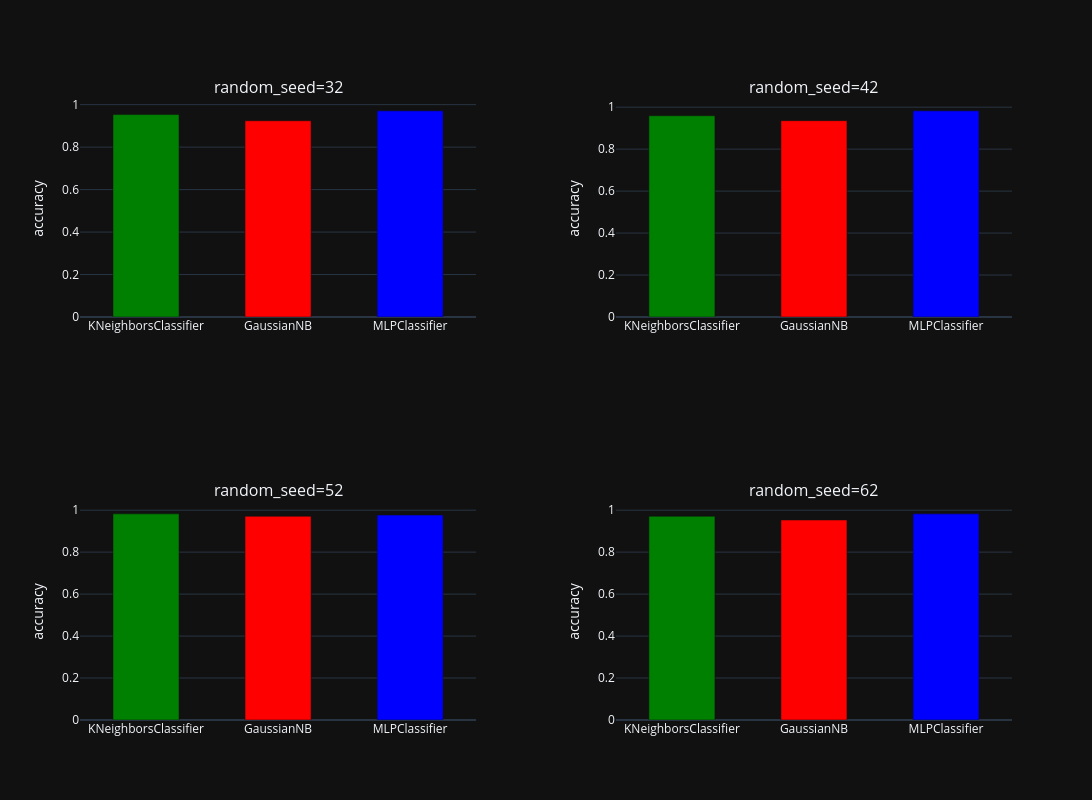

Here is the notebook cell this chart was saved with:
### Code cell
fig = make_subplots(
    rows=2, cols=2,
    subplot_titles=[f'random_seed={x}' for x in df["random_seed"].unique()],
    horizontal_spacing=0.15,
    vertical_spacing=0.3
)
colors = { "KNeighborsClassifier": "green", "GaussianNB": "red", "MLPClassifier": "blue"}
bar_colors = [colors[color] for color in colors]


for i,rand in enumerate([32,42,52,62]):
  row = i // 2 + 1
  col = i % 2 + 1
  df_with_rand = df[df['random_seed'] == rand]
  fig.add_trace(go.Bar(x=df_with_rand['algorithm'],y=df_with_rand['accuracy'], name=f'accuracy with random_seed = {rand}',marker_color=bar_colors),row=row, col=col)

fig.update_layout(
    bargap=0.5,
    height=800,
    width=1200,
    showlegend=False,
    template="plotly_dark"
)
fig.update_yaxes(title_text="accuracy", row=1, col=1)
fig.update_yaxes(title_text="accuracy", row=1, col=2)
fig.update_yaxes(title_text="accuracy", row=2, col=1)
fig.update_yaxes(title_text="accuracy", row=2, col=2)


fig.show()

### Figure 1 — Plotly figure (JSON) as saved in the notebook; plotly's stock layout.template omitted (floating-point values rounded to 4 significant figures)
{"data": [{"marker": {"color": ["green", "red", "blue"]}, "name": "accuracy with random_seed = 32", "x": ["KNeighborsClassifier", "GaussianNB", "MLPClassifier"], "y": [0.9532, 0.924, 0.9708], "type": "bar", "xaxis": "x", "yaxis": "y"}, {"marker": {"color": ["green", "red", "blue"]}, "name": "accuracy with random_seed = 42", "x": ["KNeighborsClassifier", "GaussianNB", "MLPClassifier"], "y": [0.9591, 0.9357, 0.9825], "type": "bar", "xaxis": "x2", "yaxis": "y2"}, {"marker": {"color": ["green", "red", "blue"]}, "name": "accuracy with random_seed = 52", "x": ["KNeighborsClassifier", "GaussianNB", "MLPClassifier"], "y": [0.9825, 0.9708, 0.9766], "type": "bar", "xaxis": "x3", "yaxis": "y3"}, {"marker": {"color": ["green", "red", "blue"]}, "name": "accuracy with random_seed = 62", "x": ["KNeighborsClassifier", "GaussianNB", "MLPClassifier"], "y": [0.9708, 0.9532, 0.9825], "type": "bar", "xaxis": "x4", "yaxis": "y4"}], "layout": {"xaxis": {"anchor": "y", "domain": [0.0, 0.425]}, "yaxis": {"anchor": "x", "domain": [0.65, 1.0], "title": {"text": "accuracy"}}, "xaxis2": {"anchor": "y2", "domain": [0.575, 1.0]}, "yaxis2": {"anchor": "x2", "domain": [0.65, 1.0], "title": {"text": "accuracy"}}, "xaxis3": {"anchor": "y3", "domain": [0.0, 0.425]}, "yaxis3": {"anchor": "x3", "domain": [0.0, 0.35], "title": {"text": "accuracy"}}, "xaxis4": {"anchor": "y4", "domain": [0.575, 1.0]}, "yaxis4": {"anchor": "x4", "domain": [0.0, 0.35], "title": {"text": "accuracy"}}, "annotations": [{"font": {"size": 16}, "showarrow": false, "text": "random_seed=32", "x": 0.2125, "xanchor": "center", "xref": "paper", "y": 1.0, "yanchor": "bottom", "yref": "paper"}, {"font": {"size": 16}, "showarrow": false, "text": "random_seed=42", "x": 0.7875, "xanchor": "center", "xref": "paper", "y": 1.0, "yanchor": "bottom", "yref": "paper"}, {"font": {"size": 16}, "showarrow": false, "text": "random_seed=52", "x": 0.2125, "xanchor": "center", "xref": "paper", "y": 0.35, "yanchor": "bottom", "yref": "paper"}, {"font": {"size": 16}, "showarrow": false, "text": "random_seed=62", "x": 0.7875, "xanchor": "center", "xref": "paper", "y": 0.35, "yanchor": "bottom", "yref": "paper"}], "bargap": 0.5, "height": 800, "width": 1200, "showlegend": false}}
